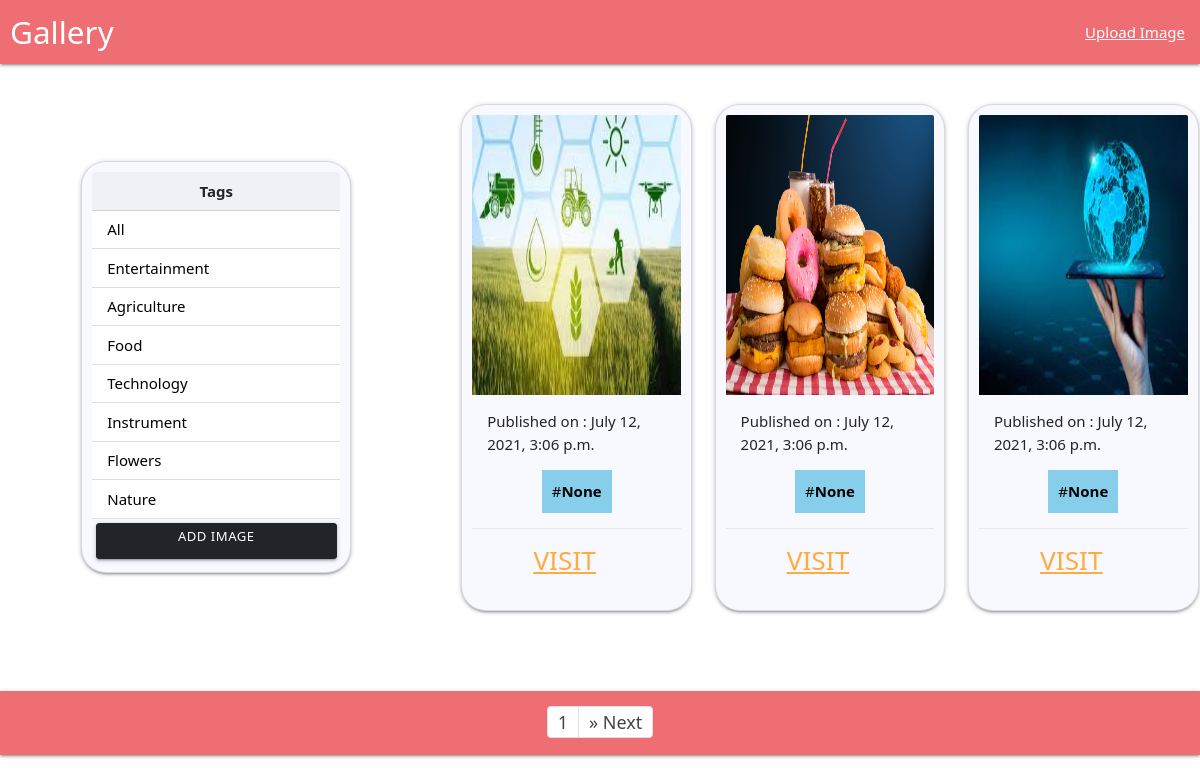
/, run on an earlier commit of the app's database.
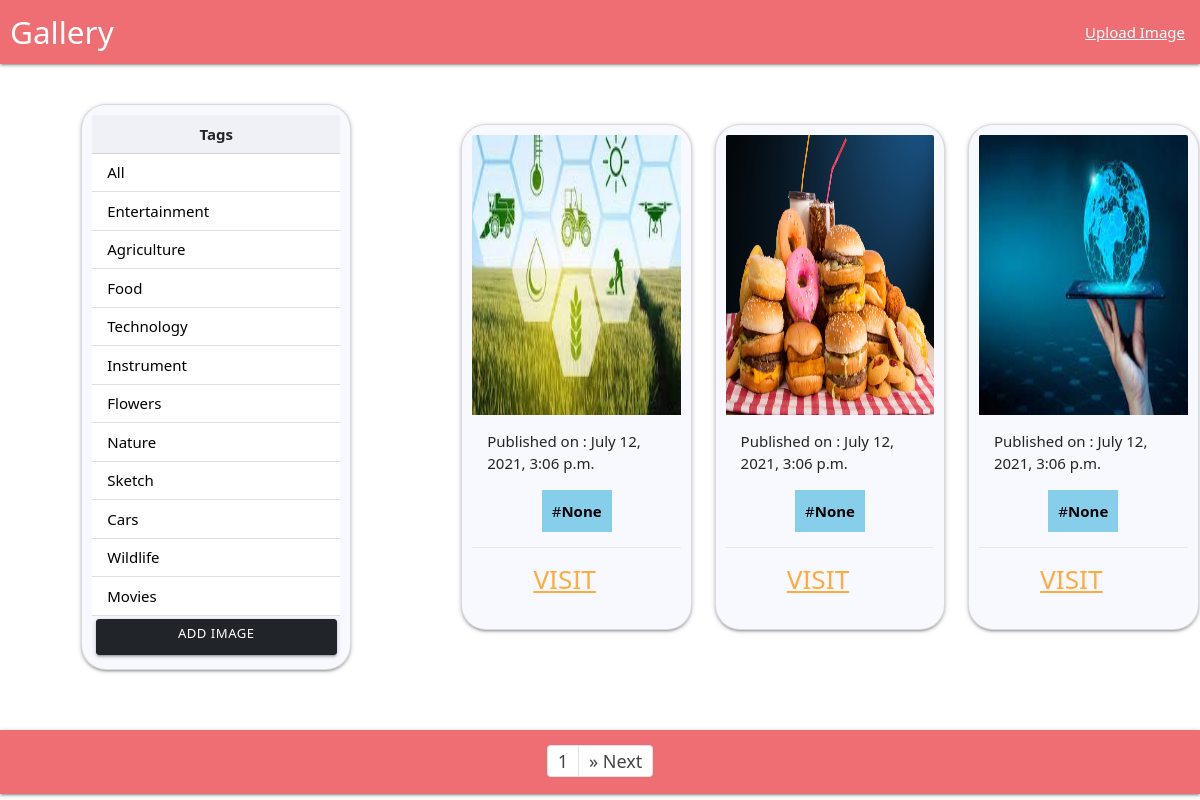
And on a later commit of the database.
### imageGallery/models.py (models this page shows, shortened)
class Tags(models.Model):
    name = models.CharField(max_length=200)
    def __str__(self):
        return self.name

class GalleryImage(models.Model):
    tags = models.ForeignKey('Tags',blank=True,null=True,on_delete=SET_NULL)
    image = models.ImageField(upload_to='media')
    uploaded_at = models.DateTimeField(auto_now_add=True)

### imageGallery/views.py (the view)
# urls.py: path('',views.gallery,name="gallery"),
def gallery(request):
    tag = request.GET.get('tag')
    if tag == None:
        images = GalleryImage.objects.all()
    else:
        images = GalleryImage.objects.filter(tags__name=tag)
    alltags = Tags.objects.all()
    p = Paginator(images, 3)
    page_number = request.GET.get('page')
    page_obj = p.get_page(page_number)  # returns the desired page object
    context = {
        'images': images,
        'page_obj': page_obj,
        'mytags': alltags,
    }
    return render(request, 'index.html', context)

### templates/index.html (shortened to what this page needs)
{% extends 'base.html' %}
{% block content %}
<div class="container">
  <div class="row images">
    <div class="col-lg-4">
      <div class="card" style="width: 18rem;">
        <div class="card-header" style="text-align: center;">
          <strong>Tags</strong>
        </div>
        <ul class="list-group list-group-flush">
          <li class="list-group-item"><a href="{% url 'gallery' %}">All</a></li>
          {% for imageTag in mytags %}
          <li class="list-group-item"><a href="{% url 'gallery' %}?tag={{imageTag}}">{{imageTag}}</a></li>
          {% endfor %}
          <a href="{% url 'add' %}" class="btn btn-dark btn-block btn-sm m-1">Add Image</a>
        </ul>
      </div>
    </div>
    <div class="col-lg-8">
      <div class="row">
        {% for pic in page_obj.object_list %}
        <div class="col-lg-4">
          <div class="card">
            <div class="card-image">
              <img src="{{pic.image.url}}">
              <span class="card-title"></span>
            </div>
            <div class="card-content">
              <p>Published on : {{pic.uploaded_at}}</p>
            </div>
            <div class="card-tags">
              <p>#<strong>{{pic.tags}}</strong></p>
            </div>
            <div class="card-action">
              <h3><a href="{% url 'specificImg' pic.pk %}">Visit</a></h3>
            </div>
          </div>
        </div>
        {% empty %}
        <h3>No Images Found.</h3>
        {% endfor %}
      </div>
    </div>
  </div>
</div>
<nav aria-label="Page navigation example">
  <ul class="pagination">
    <li class="page-item"><a class="page-link" href="#">{{page_obj.number}}</a></li>
    {%if page_obj.has_next %}
    <li class="page-item">
      <a class="page-link" href="?page={{page_obj.next_page_number}}" aria-label="Next">
        <span aria-hidden="true">&raquo;</span>
        <span class="sr-only">Next</span>
      </a>
    </li>
    {% endif %}
  </ul>
</nav>
{% endblock %}

What changed in the data, as far as the page shows it:
added Tags: name "Sketch"
added Tags: name "Cars"
added Tags: name "Wildlife"
added Tags: name "Movies"
